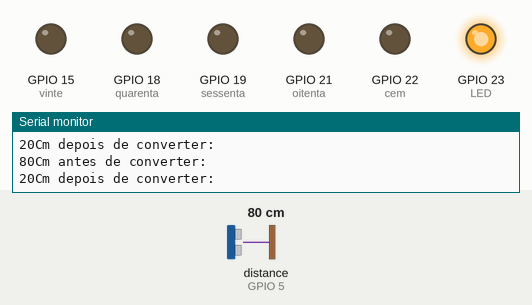
The sketch below on a simulated ESP8266 (NodeMCU). On the bench: output pins drawn as LEDs (lit = HIGH), the last lines printed to the serial monitor. Wiring (inferred from the names in the program): ultrasonic range finder: trigger GPIO 4; echo GPIO 5. The test bench sets the inputs (shaded band); at power-on: distance to the obstacle (sensor on GPIO 5) 80 cm. The echo pulse lasts 58.3 µs per cm; WiFi joins after 1.5 s; servers stay silent unless stated; pins used as bus, display or sensor lines are not drawn.

Above: at 3.2 s.
3.3 s: distance to the obstacle (sensor on GPIO 5) set to 73 cm
5.2 s: distance to the obstacle (sensor on GPIO 5) set to 67 cm
At 6.5 s:
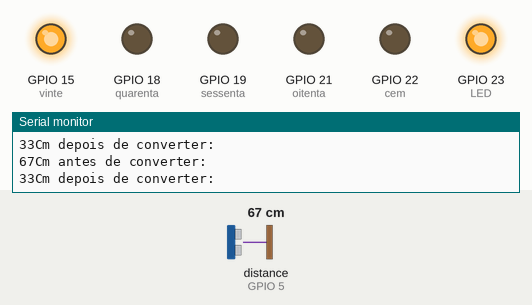
7.3 s: distance to the obstacle (sensor on GPIO 5) set to 63 cm
8.8 s: distance to the obstacle (sensor on GPIO 5) set to 56 cm
At 10.7 s:
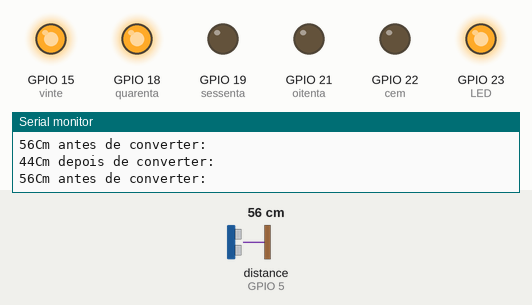
11.0 s: distance to the obstacle (sensor on GPIO 5) set to 48 cm
At 11.9 s:
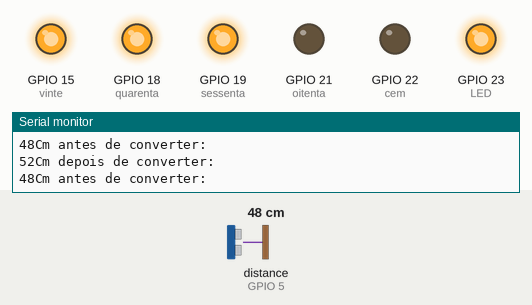
12.8 s: distance to the obstacle (sensor on GPIO 5) set to 60 cm
At 14.0 s:
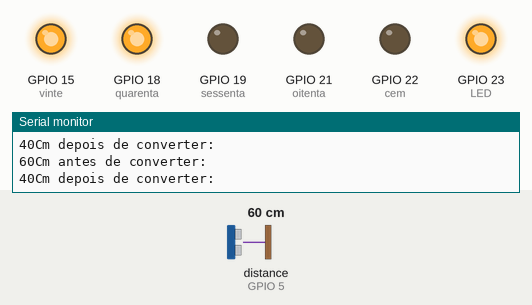
Timing chart, 0 to 15.6 s (numbered marks = the images above; inputs shaded):
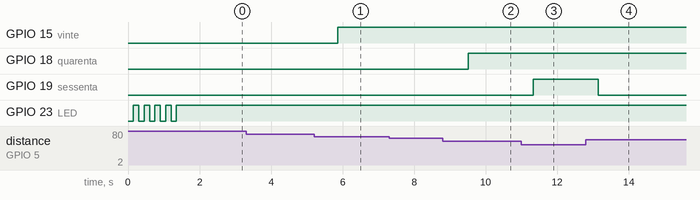

Measured:
- the behaviour switches between 71 and 70 cm on distance to the obstacle (sensor on GPIO 5) (found by bisection; images 0 and 1)
- the behaviour switches between 61 and 60 cm on distance to the obstacle (sensor on GPIO 5) (found by bisection; images 1 and 2)
- the behaviour switches between 51 and 50 cm on distance to the obstacle (sensor on GPIO 5) (found by bisection; images 2 and 3)
- after the input at 5.2 s, GPIO 15 (vinte): LOW → HIGH after 0.66 s
- after the input at 8.8 s, GPIO 18 (quarenta): LOW → HIGH after 0.71 s
- after the input at 11.0 s, GPIO 19 (sessenta): LOW → HIGH after 0.33 s
- after the input at 12.8 s, GPIO 19 (sessenta): HIGH → LOW after 0.35 s

The sketch:

CAICA_DAGUA_BLYNK_2_0_6666666666_MAETINGA2.ino
```cpp
//smart water level monitoring system
//https://www.youtube.com/watch?v=zrY_k1Y5y4k&ab_channel=Vinaytechsolutions
//https://www.dropbox.com/sh/c1ja9nbrcc7zkmt/AAAbruV_viRsvAifbinA_3jXa?dl=0&preview=smart+water+level+monitoring+system.txt
/*
 * validado dia 04/11/2024 com esp32 dev kit v1 original e sensor jsn-sro4 e funcionando normalmente
 */
//#define BLYNK_TEMPLATE_ID "TMPLMs2io8LM"
//#define BLYNK_DEVICE_NAME "Nível da água"
//#define BLYNK_AUTH_TOKEN "Gniv9gHj4-1_Ts_K-r9WBI-BaQJiCc9j" // pesqueiro.valeverde2022@gmail.com //V@leVerde.2022
//#define OTA_HOSTNAME "HelpCityNivel-001"

//#define BLYNK_TEMPLATE_ID "TMPLsyiY8Id-"
//#define BLYNK_DEVICE_NAME "NivelCaixaDaguaMaetinga"
//#define BLYNK_AUTH_TOKEN "TBk-R1UnanlOizNyAPqogbLL75WyKnFn" //juvenil.lima2040 // Juvenil.1952

#define BLYNK_TEMPLATE_ID "TMPLF3uOELOF"
#define BLYNK_DEVICE_NAME "Grafico Novo"
#define BLYNK_AUTH_TOKEN "_drkwZR238VCOMjqDbxE0KtrJ4MP2AKi" // juvenil.lima2040 / Juvenil.1952
#define OTA_HOSTNAME "Maetinga-001-2" // Caixa dágua principal casa do pai

#include <ESP8266mDNS.h>  // For OTA with ESP8266
#include <BlynkSimpleEsp32.h> // Blynk-ESP32
#include <WiFiUdp.h>      // For OTA
#include <ArduinoOTA.h>   // For OTA
#include <SPI.h>
#include <ESP.h>;
#include "WiFi.h"
#include <ESP8266WiFi.h>
#include <BlynkSimpleEsp8266.h>
#include <SimpleTimer.h>
#define BLYNK_PRINT Serial

#define TRIGGER 4
#define ECHO    5
int rele = 3;
int LED       = 23; //= D4;
int cem       = 22;
int oitenta   = 21;
int sessenta  = 19;
int quarenta  = 18;
int vinte     = 15;
/*
#define TRIGGER D1  //pino externo esp01
#define ECHO    D2  //pino interno esp01
int LED       = D4; //= D4;
int cem       = D8;
int oitenta   = D7;
int sessenta  = D6;
int quarenta  = D5;
int vinte     = D3;
*/
BlynkTimer timer;

char ssid[] = "Juvenil_MaetingaNET";
char pass[] = "987652017";                //WiFi Password
char auth[] = BLYNK_AUTH_TOKEN;

WiFiClient client;
/*
//implementa wathdog
void WDT_(unsigned long Duration)
{

/*  ESP.wdtDisable();
  unsigned long prevTime=millis();
  while (millis()-prevTime<Duration)
  {
  ESP.wdtEnable(5000);
  }
}*/

void setup()
{

  // put your setup code here, to run once:
  Serial.begin(9600);
  Serial.println("Conectando à ");
  Serial.println(ssid);
  pinMode(LED, OUTPUT); // defina o pino digital como saída para o LED de conexão.
  WiFi.begin(ssid, pass);
  while (WiFi.status() != WL_CONNECTED)
  {
    digitalWrite(LED, LOW);
    delay(150);
    Serial.print(".");
    digitalWrite(LED, HIGH);
    delay(150);
  }
  Serial.begin(9600);
  Serial.println("");
  Serial.println("Wi-Fi conectado.");

  digitalWrite(LED, HIGH); // ligue o led.
  delay(200);         // espere 1 segundo.

  Blynk.begin(auth, ssid, pass);
  ArduinoOTA.setHostname(OTA_HOSTNAME);  // Para OTA - Use seu próprio nome de identificação do dispositivo
  ArduinoOTA.begin();  // For OTA

  pinMode(TRIGGER, OUTPUT);
  pinMode(ECHO, INPUT);
  pinMode(LED, OUTPUT);
//leds físicos
  pinMode(cem, OUTPUT);
  pinMode(oitenta, OUTPUT);
  pinMode(sessenta, OUTPUT);
  pinMode(quarenta, OUTPUT);
  pinMode(vinte, OUTPUT);

//setar tempo pra reiniciar
//  WDT_(10000);

  Blynk.config(auth);
}

void loop()
{
  long duration, distance;
  digitalWrite(TRIGGER, LOW);
  delayMicroseconds(20);

  digitalWrite(TRIGGER, HIGH);
  delayMicroseconds(100);

  digitalWrite(TRIGGER, LOW);
  duration = pulseIn(ECHO, HIGH);
  distance = (duration/2) / 29.1;
  Blynk.virtualWrite(V6, distance); // V6 Distância para chegar no fundo
  Serial.print(distance);
  Serial.println("Cm antes de converter:");
  delay(200);
  //distance = map(distance,0,100,100,0);

   if (distance <=70)
   {
    Blynk.virtualWrite(V0, 255); //
    digitalWrite(vinte, HIGH);
    Blynk.notify("Reservatório está VAZIO!!");
   }
  else
  {
    Blynk.virtualWrite(V0, 0);
    digitalWrite(vinte, LOW);
  }

 if (distance <= 60)
 {
    Blynk.virtualWrite(V1, 255); // 40 cm
    digitalWrite(quarenta, HIGH);
    //Blynk.notify("Atenção, reservatório abaixo de 40%!!");
 }
  else
  {
    Blynk.virtualWrite(V1, 0);
    digitalWrite(quarenta, LOW);
  }

   if (distance <= 50)
   {
    Blynk.virtualWrite(V2, 255); // 60 cm
    digitalWrite(sessenta, HIGH);
   }
  else
  {
    Blynk.virtualWrite(V2, 0);
    digitalWrite(sessenta, LOW);
  }

   if (distance <= 40)
   {
    Blynk.virtualWrite(V3, 255); // 80cm
    digitalWrite(oitenta, HIGH);
   }
  else
  {
    Blynk.virtualWrite(V3, 0);
    digitalWrite(oitenta, LOW);
  }

   if (distance <= 30)
   {
    Blynk.virtualWrite(V4, 255); // 100 cm
    digitalWrite(cem, HIGH);
    Blynk.notify("Reservatório está CHEIO!!");
   }
  else
  {
    Blynk.virtualWrite(V4, 0);
    digitalWrite(cem, LOW);
  }

  //Serial.println("Centimeter:");
  distance = map(distance,0,100,100,00);
  Serial.print(distance);
  Serial.println("Cm depois de converter:");
  Blynk.virtualWrite(V5, distance); // V5 = Distância para chegar no cheio
  delay(150);
   Blynk.virtualWrite(V10, 0);  // V10 = ligado
   delay(150);
   Blynk.virtualWrite(V10, 255);
   //Blynk.notify("Reservatório está VAZIO!!");
  delay(100);
  Blynk.run();
  ArduinoOTA.handle();  // For OTA

}
```
